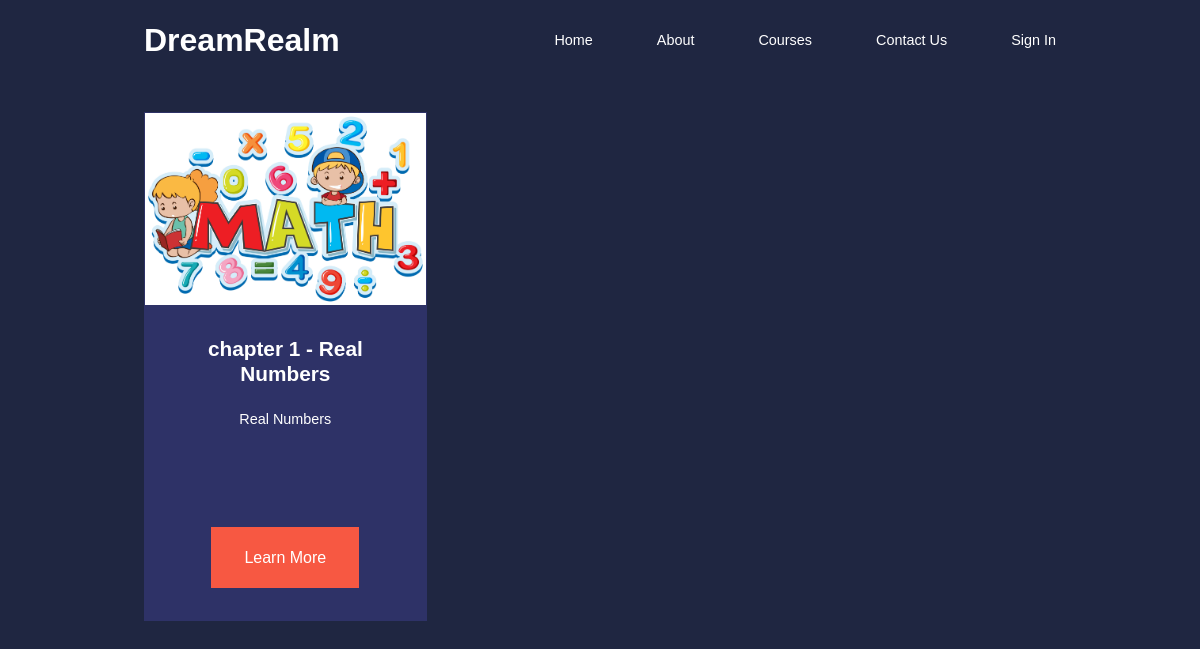
The page /chapter/ on the database its author committed.
### dreamit/models.py (models this page shows, shortened)
class Chapters(models.Model):
    ch_id = models.AutoField(primary_key=True),
    ch_name = models.CharField(max_length=100, default="")
    desc = models.CharField(max_length=100, default="")
    image = models.ImageField(upload_to="dreamit/image", default="")

### dreamit/views.py (the view)
# urls.py: path("chapter/", views.chapter, name="chapter"),
def chapter(request):
    allchapter = Chapters.objects.all()
    params = {'allchapter' : allchapter}
    return render(request, "dreamit/chapter.html", params)

### dreamit/templates/dreamit/chapter.html (shortened to what this page needs)
{% extends 'dreamit/basic.html'%}
{% load static %}
{% block body %}
<section class="courses">
    <div class="container courses_container">
        {% for item in allchapter %}
        <article class="course">
            <div class="course_img">
                <img src="/media/{{item.image}}">
            </div>
            <div class="course_info">
                <h4>{{item.ch_name}}</h4>
                <p>{{item.desc}}</p>
                <a href="/content" class="btn btn-primary">Learn More</a>
            </div>
        </article>
        {% endfor %}
    </div>
</section>
{% endblock %}

### dreamit/static/css_Style/index_style.css (style rules this page uses)
* { margin: 0; padding: 0; border: 0; outline: 0; text-decoration: none; list-style: none; box-sizing: border-box; }
:root { --color-primary: #6c63ff; --color-success: #00bf8e; --color-warning: #f7c94b; --color-danger: #f75842; --color-danger-variant: rgba(247, 88, 66, 0.4); --color-white: #fff; --color-light: rgba(255, 255, 255, 0.7); --color-black: #000; --color-bg: #1f2641; --color-bg1: #2e3267; --color-bg2: #424890; --container-width-lg: 76%; --container-width-md: 90%; --container-width-sm: 94%; --transition: all 400ms ease; }
body { font-family: "Montserrat", sans-serif; line-height: 1.7; color: var(--color-white); background: var(--color-bg); }
.container { width: var(--container-width-lg); margin: 0 auto; }
section { padding: 6rem 0; }
h1, h2, h3, h4, h5 { line-height: 1.2; }
h4 { font-size: 1.3rem; }
a { color: var(--color-white); }
img { width: 100%; display: flex; object-fit: cover; }
.btn { display: inline-block; background: var(--color-white); color: var(--color-black); margin-top: 4rem; padding: 1rem 2rem; border: 1px solid transparent; font-weight: 500; transition: var(--transition); }
.btn-primary { background: var(--color-danger); color: var(--color-white); }
.courses { margin-top: 10rem; }
.courses_container { display: grid; grid-template-columns: repeat(3, 1fr); gap: 2rem; }
.course { background: var(--color-bg1); text-align: center; border: 1px solid transparent; transition: var(--transition); }
.course_info { padding: 2rem; }
.course_info p { margin: 1.2rem 0 2rem; font-size: 0.9rem; }

### dreamit/templates/dreamit/chapter.html (style rules this page uses)
.courses { margin-top: 1rem; }

### rows shown on the page
Chapters: image (picture), ch_name "chapter 1 - Real Numbers", desc "Real Numbers"
